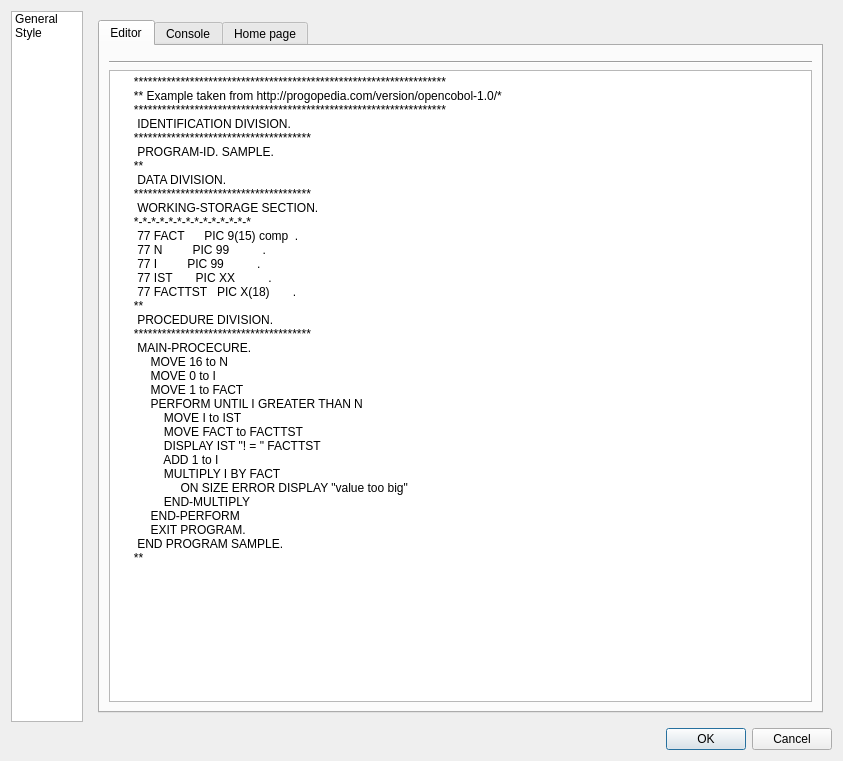
<?xml version="1.0" encoding="UTF-8"?>
<ui version="4.0">
 <class>Dialog</class>
 <widget class="QDialog" name="Dialog">
  <property name="geometry">
   <rect>
    <x>0</x>
    <y>0</y>
    <width>843</width>
    <height>761</height>
   </rect>
  </property>
  <property name="windowTitle">
   <string>Preferences</string>
  </property>
  <property name="windowIcon">
   <iconset theme="preferences-system"/>
  </property>
  <layout class="QVBoxLayout" name="verticalLayout">
   <item>
    <layout class="QHBoxLayout" name="horizontalLayout_2">
     <property name="leftMargin">
      <number>0</number>
     </property>
     <item>
      <widget class="QListWidget" name="lwMenu">
       <property name="maximumSize">
        <size>
         <width>72</width>
         <height>16777215</height>
        </size>
       </property>
       <property name="iconSize">
        <size>
         <width>64</width>
         <height>64</height>
        </size>
       </property>
       <property name="textElideMode">
        <enum>Qt::ElideMiddle</enum>
       </property>
       <property name="viewMode">
        <enum>QListView::IconMode</enum>
       </property>
       <item>
        <property name="text">
         <string>General</string>
        </property>
        <property name="toolTip">
         <string>General</string>
        </property>
        <property name="icon">
         <iconset theme="preferences-system">
          <normaloff>:/ide-icons/rc/Preferences-system-64.png</normaloff>:/ide-icons/rc/Preferences-system-64.png</iconset>
        </property>
       </item>
       <item>
        <property name="text">
         <string>Style</string>
        </property>
        <property name="toolTip">
         <string> Style</string>
        </property>
        <property name="icon">
         <iconset theme="applications-graphics" resource="ide.qrc">
          <normaloff>:/ide-icons/rc/Mypaint-icon.png</normaloff>:/ide-icons/rc/Mypaint-icon.png</iconset>
        </property>
       </item>
      </widget>
     </item>
     <item>
      <widget class="QStackedWidget" name="stackedWidget">
       <property name="currentIndex">
        <number>1</number>
       </property>
       <widget class="QWidget" name="page_3">
        <layout class="QGridLayout" name="gridLayout">
         <item row="0" column="0">
          <widget class="QTabWidget" name="tabWidget">
           <property name="currentIndex">
            <number>0</number>
           </property>
           <widget class="QWidget" name="tabEditorsettings">
            <attribute name="title">
             <string>Editor settings</string>
            </attribute>
            <layout class="QGridLayout" name="gridLayout_2">
             <item row="0" column="0">
              <widget class="QPropertyGrid" name="propGridSettings"/>
             </item>
            </layout>
           </widget>
          </widget>
         </item>
        </layout>
       </widget>
       <widget class="QWidget" name="page_4">
        <layout class="QGridLayout" name="gridLayout_3">
         <item row="0" column="0">
          <widget class="QTabWidget" name="tabWidget_2">
           <property name="currentIndex">
            <number>0</number>
           </property>
           <widget class="QWidget" name="tab">
            <attribute name="title">
             <string>Editor</string>
            </attribute>
            <layout class="QVBoxLayout" name="verticalLayout_2">
             <item>
              <widget class="QPropertyGrid" name="propGridStyle"/>
             </item>
             <item>
              <widget class="Line" name="line">
               <property name="orientation">
                <enum>Qt::Horizontal</enum>
               </property>
              </widget>
             </item>
             <item>
              <widget class="QCobolCodeEdit" name="codeEdit">
               <property name="plainText">
                <string>      *******************************************************************
      ** Example taken from http://progopedia.com/version/opencobol-1.0/*
      *******************************************************************
       IDENTIFICATION DIVISION.
      **************************************
       PROGRAM-ID. SAMPLE.
      **
       DATA DIVISION.
      **************************************
       WORKING-STORAGE SECTION.
      *-*-*-*-*-*-*-*-*-*-*-*-*-*
       77 FACT      PIC 9(15) comp  .
       77 N         PIC 99          .
       77 I         PIC 99          .
       77 IST       PIC XX          .
       77 FACTTST   PIC X(18)       .
      **
       PROCEDURE DIVISION.
      **************************************
       MAIN-PROCECURE.
           MOVE 16 to N
           MOVE 0 to I
           MOVE 1 to FACT
           PERFORM UNTIL I GREATER THAN N
               MOVE I to IST
               MOVE FACT to FACTTST
               DISPLAY IST &quot;! = &quot; FACTTST
               ADD 1 to I
               MULTIPLY I BY FACT
                    ON SIZE ERROR DISPLAY &quot;value too big&quot;
               END-MULTIPLY
           END-PERFORM
           EXIT PROGRAM.
       END PROGRAM SAMPLE.
      **
</string>
               </property>
              </widget>
             </item>
            </layout>
           </widget>
           <widget class="QWidget" name="tab_2">
            <attribute name="title">
             <string>Console</string>
            </attribute>
            <layout class="QVBoxLayout" name="verticalLayout_3">
             <item>
              <layout class="QFormLayout" name="formLayout">
               <item row="0" column="0">
                <widget class="QLabel" name="label">
                 <property name="text">
                  <string>Background</string>
                 </property>
                </widget>
               </item>
               <item row="0" column="1">
                <widget class="QColorButton" name="colorButtonConsoleBck">
                 <property name="color" stdset="0">
                  <color>
                   <red>255</red>
                   <green>255</green>
                   <blue>255</blue>
                  </color>
                 </property>
                </widget>
               </item>
               <item row="1" column="0">
                <widget class="QLabel" name="label_2">
                 <property name="text">
                  <string>Foreground</string>
                 </property>
                </widget>
               </item>
               <item row="1" column="1">
                <widget class="QColorButton" name="colorButtonConsoleFore">
                 <property name="color" stdset="0">
                  <color>
                   <red>64</red>
                   <green>64</green>
                   <blue>64</blue>
                  </color>
                 </property>
                </widget>
               </item>
               <item row="2" column="0">
                <widget class="QLabel" name="label_3">
                 <property name="text">
                  <string>User input</string>
                 </property>
                </widget>
               </item>
               <item row="3" column="0">
                <widget class="QLabel" name="label_4">
                 <property name="text">
                  <string>Application output</string>
                 </property>
                </widget>
               </item>
               <item row="3" column="1">
                <widget class="QColorButton" name="colorButtonConsoleApp">
                 <property name="color" stdset="0">
                  <color>
                   <red>64</red>
                   <green>64</green>
                   <blue>255</blue>
                  </color>
                 </property>
                </widget>
               </item>
               <item row="2" column="1">
                <widget class="QColorButton" name="colorButtonConsoleUsr">
                 <property name="color" stdset="0">
                  <color>
                   <red>34</red>
                   <green>170</green>
                   <blue>34</blue>
                  </color>
                 </property>
                </widget>
               </item>
              </layout>
             </item>
             <item>
              <widget class="Line" name="line_2">
               <property name="orientation">
                <enum>Qt::Horizontal</enum>
               </property>
              </widget>
             </item>
             <item>
              <widget class="QInteractiveConsole" name="console"/>
             </item>
            </layout>
           </widget>
           <widget class="QWidget" name="tab_3">
            <attribute name="title">
             <string>Home page</string>
            </attribute>
            <layout class="QVBoxLayout" name="verticalLayout_4">
             <item>
              <layout class="QHBoxLayout" name="horizontalLayout">
               <property name="topMargin">
                <number>0</number>
               </property>
               <item>
                <spacer name="horizontalSpacer">
                 <property name="orientation">
                  <enum>Qt::Horizontal</enum>
                 </property>
                 <property name="sizeHint" stdset="0">
                  <size>
                   <width>40</width>
                   <height>20</height>
                  </size>
                 </property>
                </spacer>
               </item>
               <item>
                <widget class="QRadioButton" name="radioButtonWhite">
                 <property name="text">
                  <string>White</string>
                 </property>
                 <property name="checked">
                  <bool>true</bool>
                 </property>
                </widget>
               </item>
               <item>
                <widget class="QRadioButton" name="radioButtonDark">
                 <property name="text">
                  <string>Dark</string>
                 </property>
                </widget>
               </item>
               <item>
                <spacer name="horizontalSpacer_2">
                 <property name="orientation">
                  <enum>Qt::Horizontal</enum>
                 </property>
                 <property name="sizeHint" stdset="0">
                  <size>
                   <width>40</width>
                   <height>20</height>
                  </size>
                 </property>
                </spacer>
               </item>
              </layout>
             </item>
             <item>
              <widget class="QHomeWidget" name="homeWidget">
               <property name="title" stdset="0">
                <string>Welcome to OpenCoblIDE</string>
               </property>
               <property name="icon" stdset="0">
                <iconset resource="ide.qrc">
                 <normaloff>:/ide-icons/rc/silex-64x64.png</normaloff>:/ide-icons/rc/silex-64x64.png</iconset>
               </property>
              </widget>
             </item>
            </layout>
           </widget>
          </widget>
         </item>
        </layout>
       </widget>
      </widget>
     </item>
    </layout>
   </item>
   <item>
    <widget class="QDialogButtonBox" name="buttonBox">
     <property name="orientation">
      <enum>Qt::Horizontal</enum>
     </property>
     <property name="standardButtons">
      <set>QDialogButtonBox::Cancel|QDialogButtonBox::Ok</set>
     </property>
    </widget>
   </item>
  </layout>
 </widget>
 <customwidgets>
  <customwidget>
   <class>QCodeEdit</class>
   <extends>QPlainTextEdit</extends>
   <header>pyqode.core</header>
  </customwidget>
  <customwidget>
   <class>QPropertyGrid</class>
   <extends>QWidget</extends>
   <header>pyqode.widgets</header>
  </customwidget>
  <customwidget>
   <class>QHomeWidget</class>
   <extends>QWidget</extends>
   <header>pyqode.widgets</header>
  </customwidget>
  <customwidget>
   <class>QInteractiveConsole</class>
   <extends>QTextEdit</extends>
   <header>pyqode.widgets</header>
  </customwidget>
  <customwidget>
   <class>QColorButton</class>
   <extends>QWidget</extends>
   <header>pyqode.widgets</header>
  </customwidget>
  <customwidget>
   <class>QCobolCodeEdit</class>
   <extends>QCodeEdit</extends>
   <header>oci.editor</header>
  </customwidget>
 </customwidgets>
 <resources>
  <include location="ide.qrc"/>
 </resources>
 <connections>
  <connection>
   <sender>buttonBox</sender>
   <signal>accepted()</signal>
   <receiver>Dialog</receiver>
   <slot>accept()</slot>
   <hints>
    <hint type="sourcelabel">
     <x>248</x>
     <y>254</y>
    </hint>
    <hint type="destinationlabel">
     <x>157</x>
     <y>274</y>
    </hint>
   </hints>
  </connection>
  <connection>
   <sender>buttonBox</sender>
   <signal>rejected()</signal>
   <receiver>Dialog</receiver>
   <slot>reject()</slot>
   <hints>
    <hint type="sourcelabel">
     <x>316</x>
     <y>260</y>
    </hint>
    <hint type="destinationlabel">
     <x>286</x>
     <y>274</y>
    </hint>
   </hints>
  </connection>
 </connections>
</ui>
